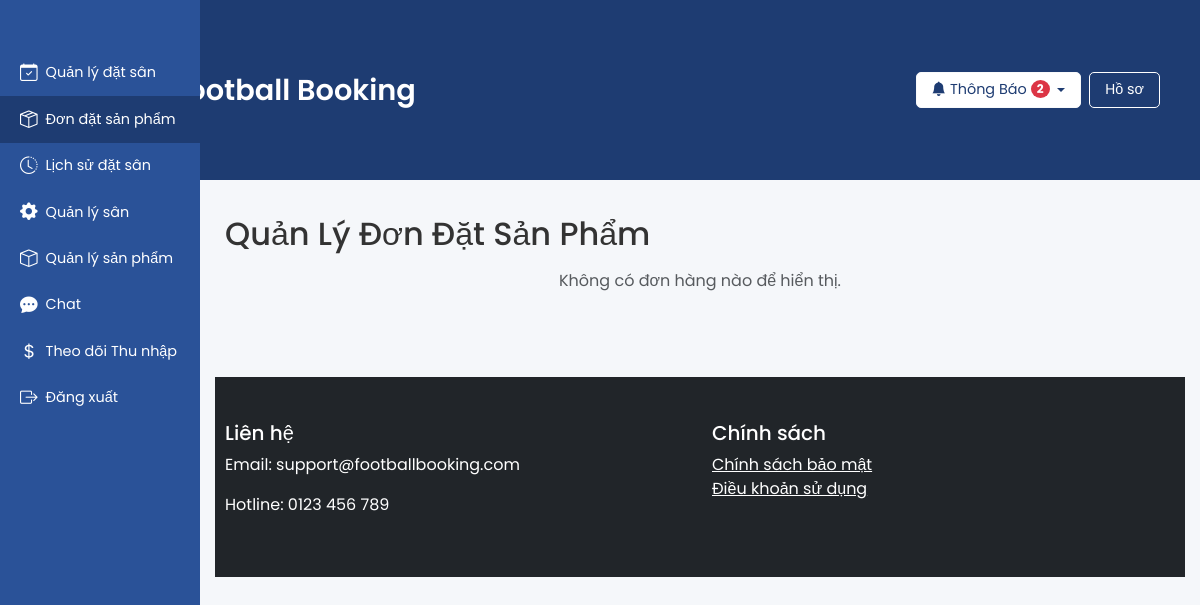
Before: /manage_orders.php (signed in) with the older database file.
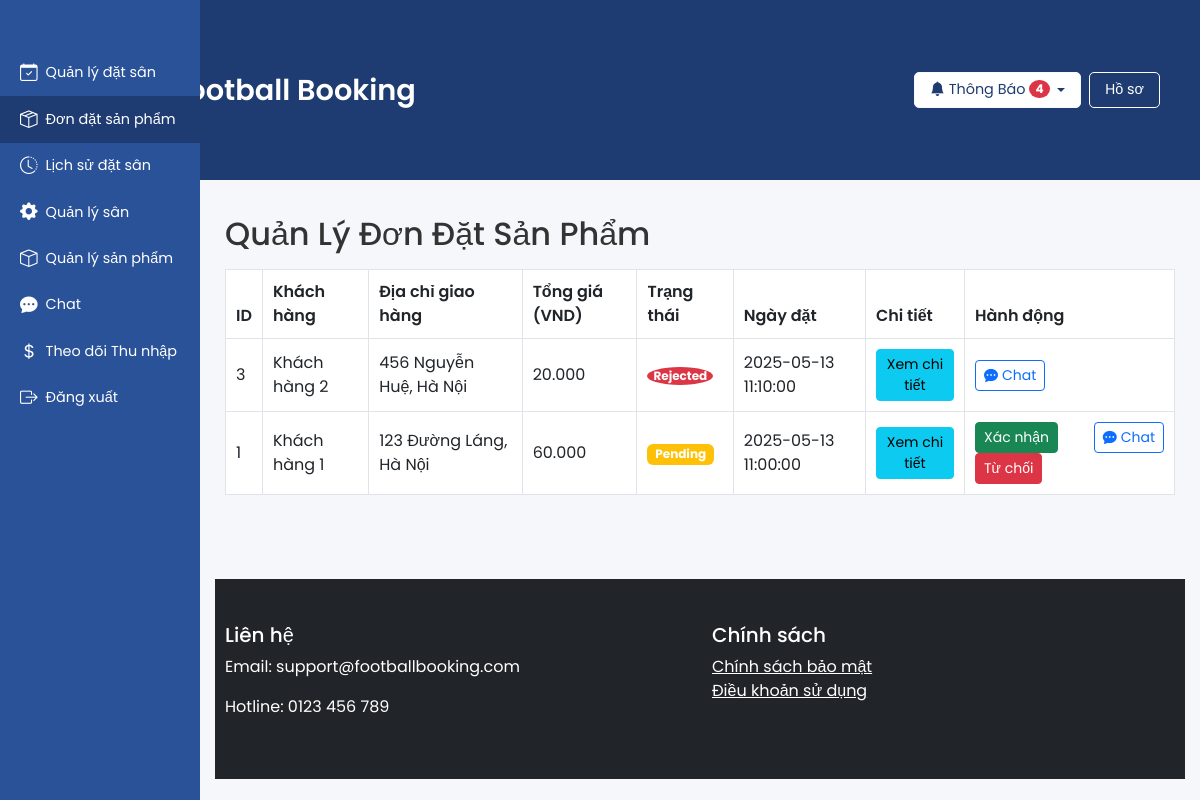
After: the same page with the newer database file.
### tables this page shows
CREATE TABLE orders (
    id INT AUTO_INCREMENT PRIMARY KEY,
    customer_id INT NOT NULL,
    owner_id INT NOT NULL,
    delivery_address VARCHAR(255) NOT NULL,
    total_price DECIMAL(10, 2) NOT NULL,
    status ENUM('pending', 'confirmed', 'rejected', 'completed', 'received') DEFAULT 'pending',
    created_at TIMESTAMP DEFAULT CURRENT_TIMESTAMP,
    updated_at TIMESTAMP DEFAULT CURRENT_TIMESTAMP ON UPDATE CURRENT_TIMESTAMP,
    FOREIGN KEY (customer_id) REFERENCES users(id),
    FOREIGN KEY (owner_id) REFERENCES users(id)
);

CREATE TABLE users (
    id INT AUTO_INCREMENT PRIMARY KEY,
    full_name VARCHAR(255) NOT NULL,
    email VARCHAR(255) UNIQUE NOT NULL,
    phone VARCHAR(20),
    password VARCHAR(255) NOT NULL,
    account_type ENUM('customer', 'owner', 'admin') NOT NULL,
    status ENUM('pending', 'approved', 'rejected') DEFAULT 'approved',
    created_at TIMESTAMP DEFAULT CURRENT_TIMESTAMP
);

### manage_orders.php (the view, shortened to what this page needs)
<?php
require_once 'includes/config.php';
$owner_id = $_SESSION['user_id'];
$stmt = $pdo->prepare("
    SELECT o.*, u.full_name as customer_name
    FROM orders o
    JOIN users u ON o.customer_id = u.id
    WHERE o.owner_id = ?
    ORDER BY o.created_at DESC
");
$stmt->execute([$owner_id]);
$orders = $stmt->fetchAll(PDO::FETCH_ASSOC);
?>
<?php require_once 'includes/header.php'; ?>
<div class="container">
    <h2 class="mb-3">Quản Lý Đơn Đặt Sản Phẩm</h2>
    <?php if (empty($orders)): ?>
        <p class="text-center text-muted">Không có đơn hàng nào để hiển thị.</p>
    <?php else: ?>
        <table class="table table-bordered">
            <thead>
                <tr>
                    <th>ID</th>
                    <th>Khách hàng</th>
                    <th>Địa chỉ giao hàng</th>
                    <th>Tổng giá (VND)</th>
                    <th>Trạng thái</th>
                    <th>Ngày đặt</th>
                    <th>Chi tiết</th>
                    <th>Hành động</th>
                </tr>
            </thead>
            <tbody>
                <?php foreach ($orders as $order): ?>
                    <tr>
                        <td><?php echo htmlspecialchars($order['id']); ?></td>
                        <td><?php echo htmlspecialchars($order['customer_name']); ?></td>
                        <td><?php echo htmlspecialchars($order['delivery_address']); ?></td>
                        <td><?php echo number_format($order['total_price'], 0, ',', '.'); ?></td>
                        <td>
                            <?php
                            $status = $order['status'];
                            $status_class = '';
                            switch ($status) {
                                case 'pending':
                                    $status_class = 'badge bg-warning';
                                    break;
                                case 'rejected':
                                    $status_class = 'badge bg-danger';
                                    break;
                            }
                            ?>
                            <span class="<?php echo $status_class; ?>">
                                <?php echo htmlspecialchars(ucfirst($status)); ?>
                            </span>
                        </td>
                        <td><?php echo htmlspecialchars($order['created_at']); ?></td>
                        <td>
                            <button class="btn btn-sm btn-info" data-bs-toggle="modal" data-bs-target="#orderDetailsModal<?php echo $order['id']; ?>">
                                Xem chi tiết
                            </button>
                        </td>
                        <td>
                            <div class="d-flex gap-2">
                                <?php if ($order['status'] == 'pending'): ?>
                                    <form method="POST" style="display:inline;">
                                        <button type="submit" name="confirm_order" class="btn btn-sm btn-success">Xác nhận</button>
                                        <button type="submit" name="reject_order" class="btn btn-sm btn-danger">Từ chối</button>
                                    </form>
                                <?php endif; ?>
                                <form method="POST" style="display:inline;">
                                    <button type="submit" name="start_chat" class="btn btn-sm btn-outline-primary d-flex align-items-center gap-1">
                                        <i class="bi bi-chat-dots-fill"></i> Chat
                                    </button>
                                </form>
                            </div>
                        </td>
                    </tr>
                <?php endforeach; ?>
            </tbody>
        </table>
    <?php endif; ?>
</div>
<?php require_once 'includes/footer.php'; ?>

### includes/header.php (shortened to what this page needs)
<?php
$unread_notifications_count = 0;
if (isset($_SESSION['user_id'])) {
    $user_id = $_SESSION['user_id'];
    $stmt = $pdo->prepare("SELECT COUNT(*) FROM notifications WHERE user_id = ? AND is_read = 0");
    $stmt->execute([$user_id]);
    $unread_notifications_count = $stmt->fetchColumn();
}
$logo_link = '/football_booking/search.php';
if (isset($_SESSION['account_type'])) {
    if ($_SESSION['account_type'] === 'customer') {
        $logo_link = '/football_booking/search.php';
    } elseif ($_SESSION['account_type'] === 'owner') {
        $logo_link = '/football_booking/manage_bookings.php';
    }
}
$current_page = basename(parse_url($_SERVER['REQUEST_URI'], PHP_URL_PATH));
?>
<!DOCTYPE html>
<html lang="vi">
<head>
    <link href="https://cdn.jsdelivr.net/npm/bootstrap@5.3.0/dist/css/bootstrap.min.css" rel="stylesheet">
    <link rel="stylesheet" href="https://cdn.jsdelivr.net/npm/bootstrap-icons@1.10.5/font/bootstrap-icons.css">
</head>
<body>
    <header>
        <div class="container d-flex justify-content-between align-items-center">
            <div class="d-flex align-items-center gap-2">
                <div class="logo">
                    <a href="<?php echo $logo_link; ?>">
                        <h3>Football Booking</h3>
                    </a>
                </div>
            </div>
            <div class="d-flex align-items-center gap-2">
                <?php if (isset($_SESSION['user_id'])): ?>
                    <div class="dropdown">
                        <button class="btn btn-light dropdown-toggle d-flex align-items-center gap-1" type="button" id="notificationDropdown" data-bs-toggle="dropdown" aria-expanded="false">
                            <i class="bi bi-bell-fill"></i> Thông Báo
                            <?php if ($unread_notifications_count > 0): ?>
                                <span class="badge bg-danger"><?php echo $unread_notifications_count; ?></span>
                            <?php endif; ?>
                        </button>
                    </div>
                    <a href="/football_booking/profile.php" class="btn btn-outline-light">Hồ sơ</a>
                <?php else: ?>
                    <a href="/football_booking/login.php" class="btn btn-outline-light">Đăng nhập</a>
                    <a href="/football_booking/register.php" class="btn btn-outline-light">Đăng ký</a>
                <?php endif; ?>
            </div>
        </div>
    </header>
    <?php if (isset($_SESSION['user_id'])): ?>
    <nav class="sidebar" id="sidebar">
        <ul class="nav flex-column">
            <?php if (isset($_SESSION['account_type']) && $_SESSION['account_type'] === 'customer'): ?>
                <li class="nav-item">
                    <a class="nav-link <?php echo $current_page == 'search.php' ? 'active' : ''; ?>" href="/football_booking/search.php">
                        <i class="bi bi-house-door-fill"></i> Trang chủ
                    </a>
                </li>
                                <li class="nav-item">
                    <a class="nav-link <?php echo $current_page == 'history.php' ? 'active' : ''; ?>" href="/football_booking/history.php">
                        <i class="bi bi-clock-history"></i> Lịch sử đặt sân
                    </a>
                </li>
                <li class="nav-item">
                    <a class="nav-link <?php echo $current_page == 'shop.php' ? 'active' : ''; ?>" href="/football_booking/shop.php">
                        <i class="bi bi-cart-fill"></i> Mua sản phẩm
                    </a>
                </li>
                <li class="nav-item">
                    <a class="nav-link <?php echo $current_page == 'my_orders.php' ? 'active' : ''; ?>" href="/football_booking/my_orders.php">
                        <i class="bi bi-box-seam"></i> Đơn đã đặt
                    </a>
                </li>
                <li class="nav-item">
                    <a class="nav-link <?php echo $current_page == 'chat.php' ? 'active' : ''; ?>" href="/football_booking/chat.php">
                        <i class="bi bi-chat-dots-fill"></i> Chat
                    </a>
                </li>
                <li class="nav-item">
                    <a class="nav-link" href="/football_booking/logout.php">
                        <i class="bi bi-box-arrow-right"></i> Đăng xuất
                    </a>
                </li>
            <?php elseif (isset($_SESSION['account_type']) && $_SESSION['account_type'] === 'owner'): ?>
                <li class="nav-item">
                    <a class="nav-link <?php echo $current_page == 'manage_bookings.php' ? 'active' : ''; ?>" href="/football_booking/manage_bookings.php">
                        <i class="bi bi-calendar-check"></i> Quản lý đặt sân
                    </a>
                </li>
                <li class="nav-item">
                    <a class="nav-link <?php echo $current_page == 'manage_orders.php' ? 'active' : ''; ?>" href="/football_booking/manage_orders.php">
                        <i class="bi bi-box-seam"></i> Đơn đặt sản phẩm
                    </a>
                </li>
                <li class="nav-item">
                    <a class="nav-link <?php echo $current_page == 'history.php' ? 'active' : ''; ?>" href="/football_booking/history.php">
                        <i class="bi bi-clock-history"></i> Lịch sử đặt sân
                    </a>
                </li>
                <li class="nav-item">
                    <a class="nav-link <?php echo $current_page == 'manage_field.php' ? 'active' : ''; ?>" href="/football_booking/manage_field.php">
                        <i class="bi bi-gear-fill"></i> Quản lý sân
                    </a>
                </li>
                <li class="nav-item">
                    <a class="nav-link <?php echo $current_page == 'manage_products.php' ? 'active' : ''; ?>" href="/football_booking/manage_products.php">
                        <i class="bi bi-box"></i> Quản lý sản phẩm
                    </a>
                </li>
                 <li class="nav-item">
                    <a class="nav-link <?php echo $current_page == 'chat.php' ? 'active' : ''; ?>" href="/football_booking/chat.php">
                        <i class="bi bi-chat-dots-fill"></i> Chat
                    </a>
                </li>
                <li class="nav-item">
                    <a class="nav-link <?php echo $current_page == 'revenue.php' ? 'active' : ''; ?>" href="/football_booking/revenue.php">
                        <i class="bi bi-currency-dollar"></i> Theo dõi Thu nhập
                    </a>
                </li>
                <li class="nav-item">
                    <a class="nav-link" href="/football_booking/logout.php">
                        <i class="bi bi-box-arrow-right"></i> Đăng xuất
                    </a>
                </li>
            <?php endif; ?>
        </ul>
    </nav>
    <?php endif; ?>
    <div class="main-content" id="main-content">

### includes/footer.php
<footer class="bg-dark text-white py-4 mt-5">
    <div class="container">
        <div class="row">
            <div class="col-md-6">
                <h5>Liên hệ</h5>
                <p>Email: support@footballbooking.com</p>
                <p>Hotline: 0123 456 789</p>
            </div>
            <div class="col-md-6">
                <h5>Chính sách</h5>
                <a href="#" class="text-white">Chính sách bảo mật</a><br>
                <a href="#" class="text-white">Điều khoản sử dụng</a>
            </div>
        </div>
    </div>
</footer>
</body>
</html>

Changed rows visible on the page:
added orders: id "3", customer.full_name "Khách hàng 2", delivery_address "456 Nguyễn Huệ, Hà Nội", total_price "20.000", status "Rejected", created_at "2025-05-13 11:10:00"
added orders: id "1", customer.full_name "Khách hàng 1", delivery_address "123 Đường Láng, Hà Nội", total_price "60.000", status "Pending", created_at "2025-05-13 11:00:00"
Other visible differences:
$unread_notifications_count: "2" → "4"
text no longer shown: "Không có đơn hàng nào để hiển thị."
text now shown: "ID Khách hàng Địa chỉ giao hàng Tổng giá (VND) Trạng thái Ngày đặt Chi tiết Hành động"
